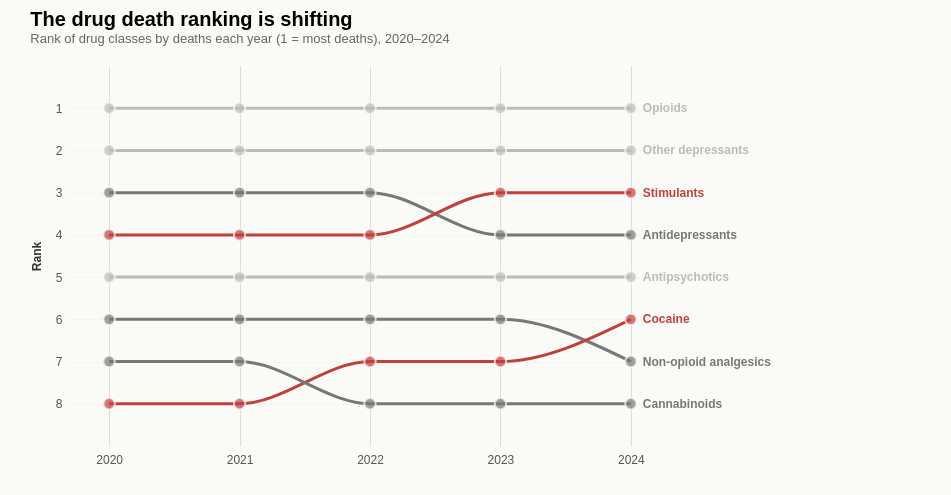

The specification (Vega-Lite) saved for this image:
### Vega-Lite specification from a JSON file in a GitHub repository (floating-point values rounded to 4 significant figures)
{"$schema": "https://vega.github.io/schema/vega-lite/v5.json", "title": {"text": "The drug death ranking is shifting", "subtitle": "Rank of drug classes by deaths each year (1 = most deaths), 2020–2024", "anchor": "start", "fontSize": 20, "subtitleFontSize": 13, "subtitleColor": "#666", "offset": 20}, "config": {"view": {"stroke": null}, "font": "sans-serif"}, "background": "#FAFAF7", "width": 600, "height": 380, "padding": {"left": 30, "right": 180, "top": 10, "bottom": 30}, "data": {"values": [{"class": "Opioids", "year": 2020, "rank": 1, "count": 1239, "movement": "Stable"}, {"class": "Opioids", "year": 2021, "rank": 1, "count": 1125, "movement": "Stable"}, {"class": "Opioids", "year": 2022, "rank": 1, "count": 1178, "movement": "Stable"}, {"class": "Opioids", "year": 2023, "rank": 1, "count": 984, "movement": "Stable"}, {"class": "Opioids", "year": 2024, "rank": 1, "count": 1025, "movement": "Stable"}, {"class": "Other depressants", "year": 2020, "rank": 2, "count": 1140, "movement": "Stable"}, {"class": "Other depressants", "year": 2021, "rank": 2, "count": 1073, "movement": "Stable"}, {"class": "Other depressants", "year": 2022, "rank": 2, "count": 1008, "movement": "Stable"}, {"class": "Other depressants", "year": 2023, "rank": 2, "count": 865, "movement": "Stable"}, {"class": "Other depressants", "year": 2024, "rank": 2, "count": 827, "movement": "Stable"}, {"class": "Antidepressants", "year": 2020, "rank": 3, "count": 652, "movement": "Falling"}, {"class": "Antidepressants", "year": 2021, "rank": 3, "count": 629, "movement": "Falling"}, {"class": "Antidepressants", "year": 2022, "rank": 3, "count": 598, "movement": "Falling"}, {"class": "Antidepressants", "year": 2023, "rank": 4, "count": 481, "movement": "Falling"}, {"class": "Antidepressants", "year": 2024, "rank": 4, "count": 442, "movement": "Falling"}, {"class": "Stimulants", "year": 2020, "rank": 4, "count": 600, "movement": "Rising"}, {"class": "Stimulants", "year": 2021, "rank": 4, "count": 504, "movement": "Rising"}, {"class": "Stimulants", "year": 2022, "rank": 4, "count": 548, "movement": "Rising"}, {"class": "Stimulants", "year": 2023, "rank": 3, "count": 547, "movement": "Rising"}, {"class": "Stimulants", "year": 2024, "rank": 3, "count": 714, "movement": "Rising"}, {"class": "Antipsychotics", "year": 2020, "rank": 5, "count": 382, "movement": "Stable"}, {"class": "Antipsychotics", "year": 2021, "rank": 5, "count": 404, "movement": "Stable"}, {"class": "Antipsychotics", "year": 2022, "rank": 5, "count": 394, "movement": "Stable"}, {"class": "Antipsychotics", "year": 2023, "rank": 5, "count": 351, "movement": "Stable"}, {"class": "Antipsychotics", "year": 2024, "rank": 5, "count": 295, "movement": "Stable"}, {"class": "Non-opioid analgesics", "year": 2020, "rank": 6, "count": 214, "movement": "Falling"}, {"class": "Non-opioid analgesics", "year": 2021, "rank": 6, "count": 232, "movement": "Falling"}, {"class": "Non-opioid analgesics", "year": 2022, "rank": 6, "count": 205, "movement": "Falling"}, {"class": "Non-opioid analgesics", "year": 2023, "rank": 6, "count": 145, "movement": "Falling"}, {"class": "Non-opioid analgesics", "year": 2024, "rank": 7, "count": 119, "movement": "Falling"}, {"class": "Cocaine", "year": 2020, "rank": 8, "count": 97, "movement": "Rising"}, {"class": "Cocaine", "year": 2021, "rank": 8, "count": 91, "movement": "Rising"}, {"class": "Cocaine", "year": 2022, "rank": 7, "count": 73, "movement": "Rising"}, {"class": "Cocaine", "year": 2023, "rank": 7, "count": 96, "movement": "Rising"}, {"class": "Cocaine", "year": 2024, "rank": 6, "count": 135, "movement": "Rising"}, {"class": "Cannabinoids", "year": 2020, "rank": 7, "count": 109, "movement": "Falling"}, {"class": "Cannabinoids", "year": 2021, "rank": 7, "count": 102, "movement": "Falling"}, {"class": "Cannabinoids", "year": 2022, "rank": 8, "count": 66, "movement": "Falling"}, {"class": "Cannabinoids", "year": 2023, "rank": 8, "count": 38, "movement": "Falling"}, {"class": "Cannabinoids", "year": 2024, "rank": 8, "count": 43, "movement": "Falling"}]}, "layer": [{"mark": {"type": "line", "strokeWidth": 3, "interpolate": "monotone"}, "encoding": {"x": {"field": "year", "type": "quantitative", "scale": {"domain": [2020.0, 2024.0], "nice": false}, "axis": {"values": [2020, 2021, 2022, 2023, 2024], "format": "d", "labelFontSize": 12, "labelColor": "#555", "title": null, "domain": false, "ticks": false, "labelPadding": 8}}, "y": {"field": "rank", "type": "quantitative", "scale": {"domain": [8.5, 0.5]}, "axis": {"values": [1, 2, 3, 4, 5, 6, 7, 8], "title": "Rank", "labelFontSize": 12, "labelColor": "#555", "titleFontSize": 12, "titleColor": "#333", "titlePadding": 12, "domain": false, "ticks": false, "grid": true, "gridColor": "#EEE", "gridDash": [2, 2], "labelPadding": 8}}, "detail": {"field": "class"}, "color": {"field": "movement", "type": "nominal", "scale": {"domain": ["Rising", "Falling", "Stable"], "range": ["#C04040", "#777", "#BBBBBB"]}, "legend": null}}}, {"mark": {"type": "circle", "size": 130, "stroke": "#FAFAF7", "strokeWidth": 2}, "encoding": {"x": {"field": "year", "type": "quantitative"}, "y": {"field": "rank", "type": "quantitative"}, "color": {"field": "movement", "type": "nominal", "scale": {"domain": ["Rising", "Falling", "Stable"], "range": ["#C04040", "#777", "#888"]}, "legend": null}}}, {"transform": [{"filter": "datum.year == 2024"}], "mark": {"type": "text", "fontSize": 12, "align": "left", "dx": 12, "fontWeight": 600}, "encoding": {"x": {"field": "year", "type": "quantitative"}, "y": {"field": "rank", "type": "quantitative"}, "text": {"field": "class"}, "color": {"field": "movement", "type": "nominal", "scale": {"domain": ["Rising", "Falling", "Stable"], "range": ["#A0322B", "#555", "#666"]}, "legend": null}}}]}
